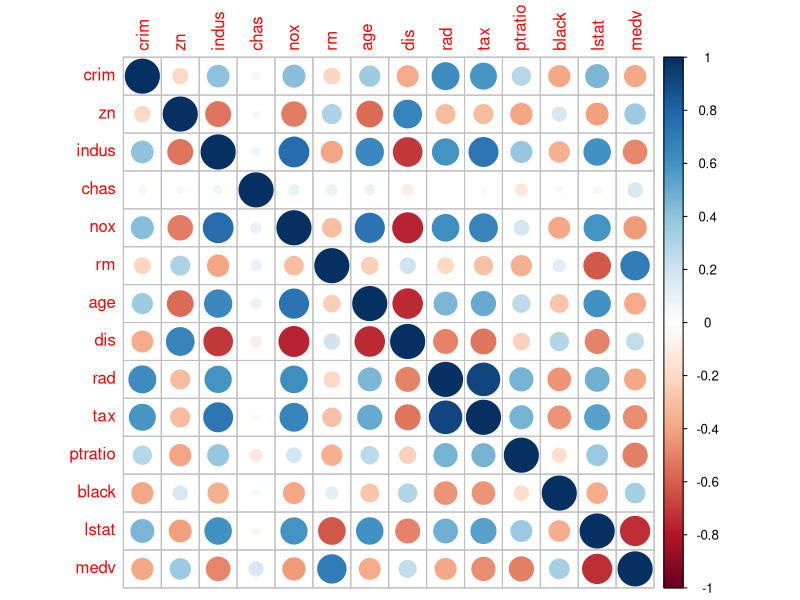
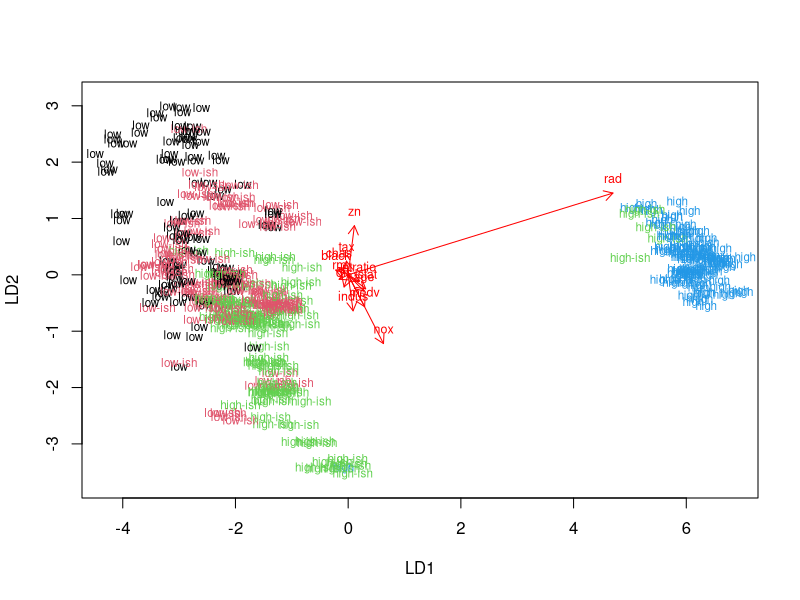
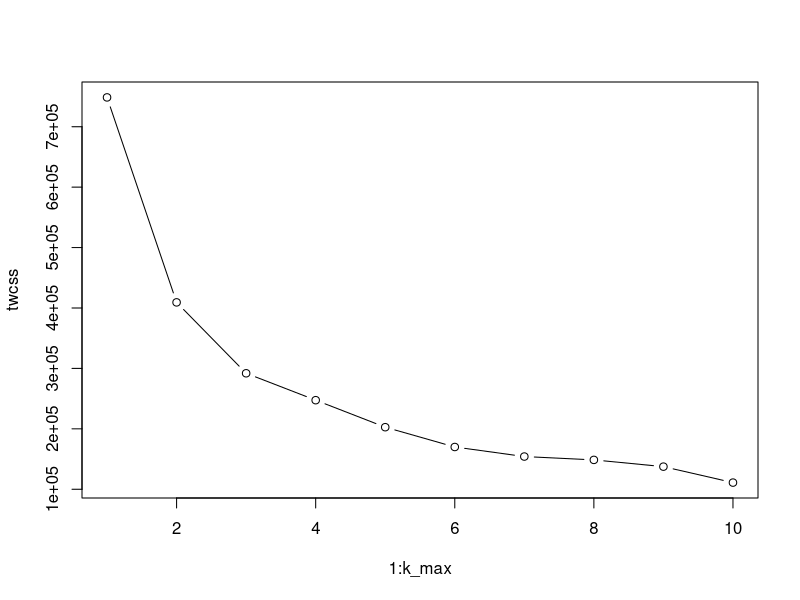
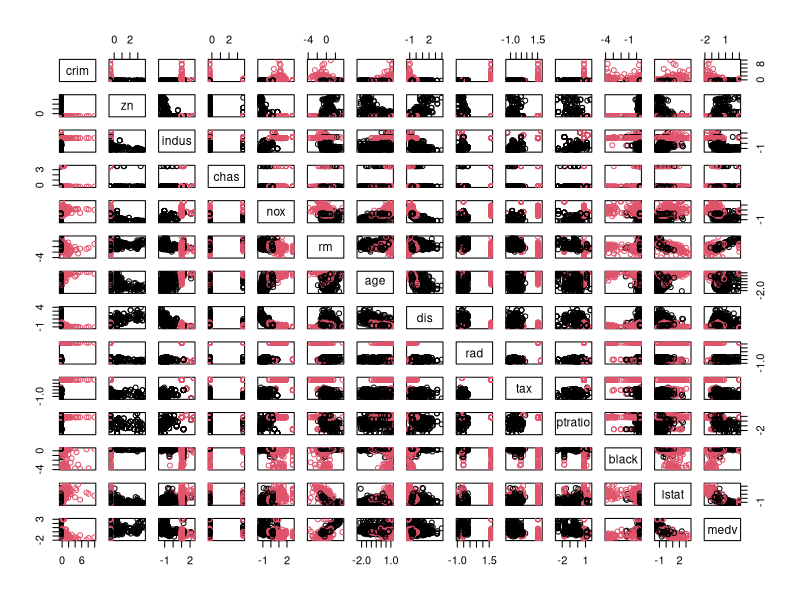

Here is the R script that generated these plots, in order:
## ---- chunk 1
library(MASS)
data("Boston")
str(Boston);View(Boston)
## ---- chunk 2
summary(Boston)
## ---- chunk 3
library("corrplot");library("tidyverse")
(matriisi<-cor(Boston)) %>% corrplot(method="circle")
## ---- chunk 4
Boston.unscaled<-Boston #Backing up the unscaled version
Boston<-scale(Boston)
summary(Boston)
## ---- chunk 5
Boston<-as.data.frame(Boston)
(kvantiilit<-quantile(Boston$crim))
Boston$crime.factor<-cut(Boston$crim, kvantiilit, include.lowest = TRUE, labels=c("low","low-ish","high-ish","high"))
Boston<-Boston[,-1]
## ---- chunk 6
set.seed(10)
TrainingRows<-sample(nrow(Boston),size=nrow(Boston)*.8) #Randomly select 80% of all rows
TrainingSet<-Boston[TrainingRows,] #Create training set
TestingSet<-Boston[-TrainingRows,] #Create testing set
head(TrainingSet)
head(TestingSet)
## ---- chunk 7
(lda.fit<-lda(crime.factor ~ ., data = TrainingSet))
## ---- chunk 8
lda.arrows <- function(x, myscale = 1, arrow_heads = 0.1, color = "red", tex = 0.75, choices = c(1,2)){
  heads <- coef(x)
  arrows(x0 = 0, y0 = 0, 
         x1 = myscale * heads[,choices[1]], 
         y1 = myscale * heads[,choices[2]], col=color, length = arrow_heads)
  text(myscale * heads[,choices], labels = row.names(heads), 
       cex = tex, col=color, pos=3)
}
classes <- as.numeric(TrainingSet$crime.factor)
plot(lda.fit, dimen = 2, col=classes, pch=classes);lda.arrows(lda.fit, myscale = 1.5)
## ---- chunk 9
correct.classes<-TestingSet$crime.factor
TestingSet<-TestingSet[,which(colnames(TestingSet)!="crime.factor")]
## ---- chunk 10
lda.pred <- predict(lda.fit, newdata = TestingSet)
## ---- chunk 11
table(real = correct.classes, predicted = lda.pred$class)
## ---- chunk 12
Boston.adulterated<-Boston #Back up the version in which crime is a factor.
Boston<-as.data.frame(scale(Boston.unscaled)) #Scale the original version of Boston and make sure the result is a data frame:
head(Boston)
## ---- chunk 13
dist_eu<-dist(Boston)
## ---- chunk 14
k_max <- 10;twcss <- sapply(1:k_max, function(k){kmeans(dist_eu, k)$tot.withinss});plot(1:k_max, twcss, type='b')
## ---- chunk 15
km <-kmeans(dist_eu, centers = 2)
pairs(Boston, col = km$cluster)
